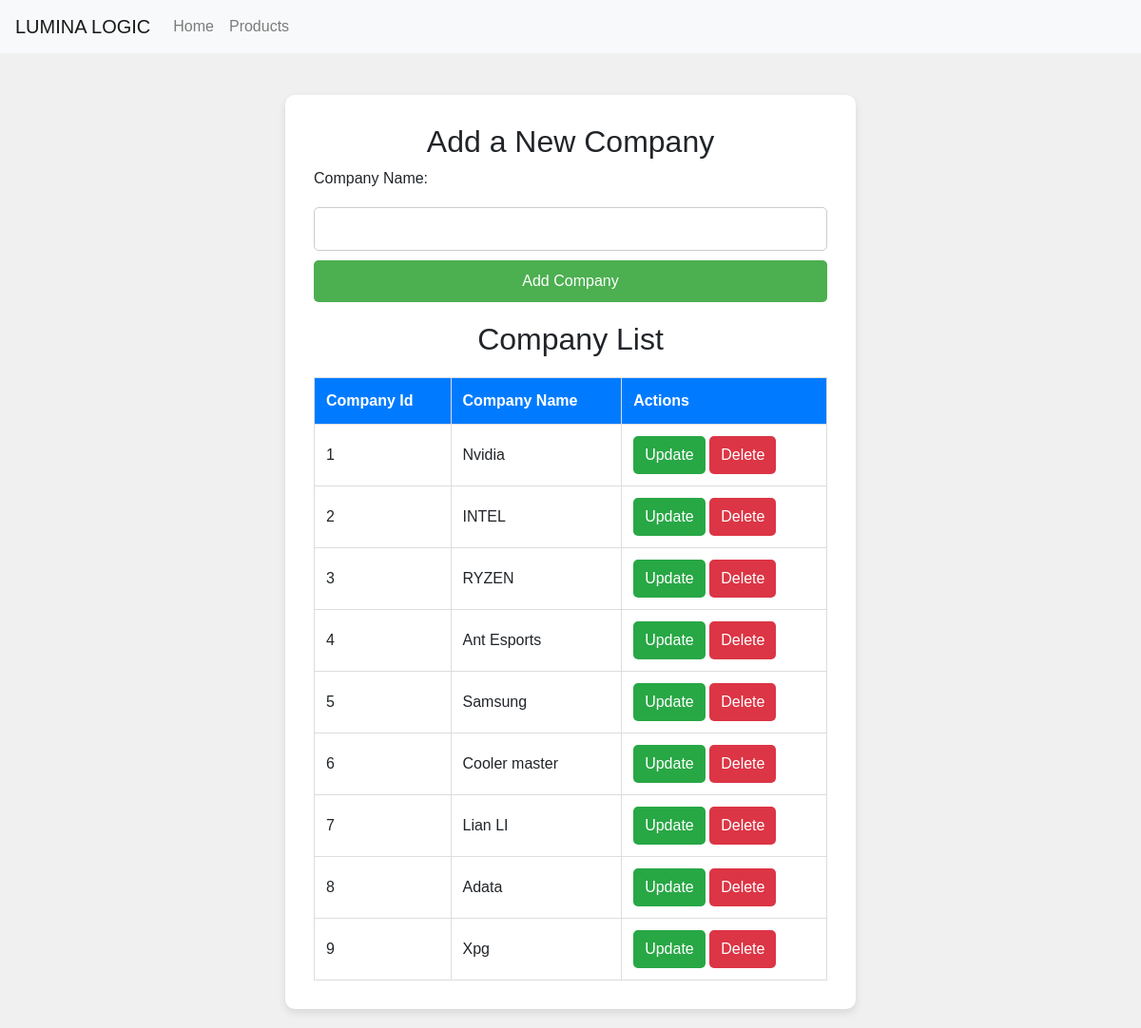
The app's page /add-company/ with its own data.
### pc_app/models.py (models this page shows, shortened)
class Company(models.Model):
    companyname = models.CharField(max_length=100, unique=True)

### pc_app/views.py (the view)
# urls.py: path('add-company/', views.add_company, name='add_company'),
def add_company(request):
    if request.method == 'POST':
        company_name = request.POST.get('companyname')
        if company_name:
            company = Company(companyname=company_name)
            company.save()
            return redirect('add_company')
    comp = Company.objects.all()
    return render(request, 'admin/addcompany.html', {'comp':comp})

### template/admin/addcompany.html (shortened to what this page needs)
<!DOCTYPE html>
<html lang="en">
<head>
    <link rel="stylesheet" href="https://stackpath.bootstrapcdn.com/bootstrap/4.5.2/css/bootstrap.min.css">
</head>
<body>
    <nav class="navbar navbar-expand-lg navbar-light bg-light fixed-top">
        <a class="navbar-brand" href="#">LUMINA LOGIC</a>
        <div class="collapse navbar-collapse" id="navbarNav">
            <ul class="navbar-nav">
                <li class="nav-item">
                    <a class="nav-link" href="{% url 'custompage' %}">Home</a>
                </li>
                <li class="nav-item">
                    <a class="nav-link" href="{% url 'viewproduct' %}">Products</a>
                </li>
            </ul>
        </div>
    </nav>
    <div class="container">
        <h2 class="text-center">Add a New Company</h2>
        <form method="POST" action="">
            <label for="companyname">Company Name:</label>
            <input type="text" id="companyname" name="companyname" required>
            <button type="submit">Add Company</button>
        </form>
        <h2 class="text-center">Company List</h2>
        <table>
            <thead>
                <tr>
                    <th>Company Id</th>
                    <th>Company Name</th>
                    <th>Actions</th>
                </tr>
            </thead>
            <tbody>
                {% for companies in comp %}
                <tr>
                    <td>{{ companies.id }}</td>
                    <td>{{ companies.companyname }}</td>
                    <td>
                        <a href="{% url 'update_company' companies.id %}" class="btn btn-update">Update</a>
                        <a href="{% url 'delete_company' companies.id %}" class="btn btn-delete">Delete</a>
                    </td>
                </tr>
                {% empty %}
                <tr>
                    <td colspan="3" class="text-center">No companies available.</td>
                </tr>
                {% endfor %}
            </tbody>
        </table>
    </div>
</body>
</html>

### template/admin/addcompany.html (style rules this page uses)
body { font-family: Arial, sans-serif; background-color: #f0f0f0; }
.container { background-color: white; padding: 30px; border-radius: 10px; box-shadow: 0 4px 8px rgba(0, 0, 0, 0.1); margin: 20px auto; width: 80%; max-width: 600px; margin-top: 100px; }
form { margin-bottom: 20px; }
input[type="text"] { width: 100%; padding: 10px; margin: 10px 0; border-radius: 5px; border: 1px solid #ccc; box-sizing: border-box; }
button { background-color: #4CAF50; color: white; padding: 10px 15px; border: none; border-radius: 5px; cursor: pointer; width: 100%; }
table { width: 100%; border-collapse: collapse; margin-top: 20px; }
table, th, td { border: 1px solid #ddd; }
th, td { padding: 12px; text-align: left; }
th { background-color: #007bff; color: white; }
.btn { padding: 8px 12px; border: none; border-radius: 5px; color: white; cursor: pointer; text-decoration: none; }
.btn-update { background-color: #28a745; }
.btn-delete { background-color: #dc3545; }

### records on screen
Company: id "1", companyname "Nvidia"
Company: id "2", companyname "INTEL"
Company: id "3", companyname "RYZEN"
Company: id "4", companyname "Ant Esports"
Company: id "5", companyname "Samsung"
Company: id "6", companyname "Cooler master"
Company: id "7", companyname "Lian LI"
Company: id "8", companyname "Adata"
Company: id "9", companyname "Xpg"
